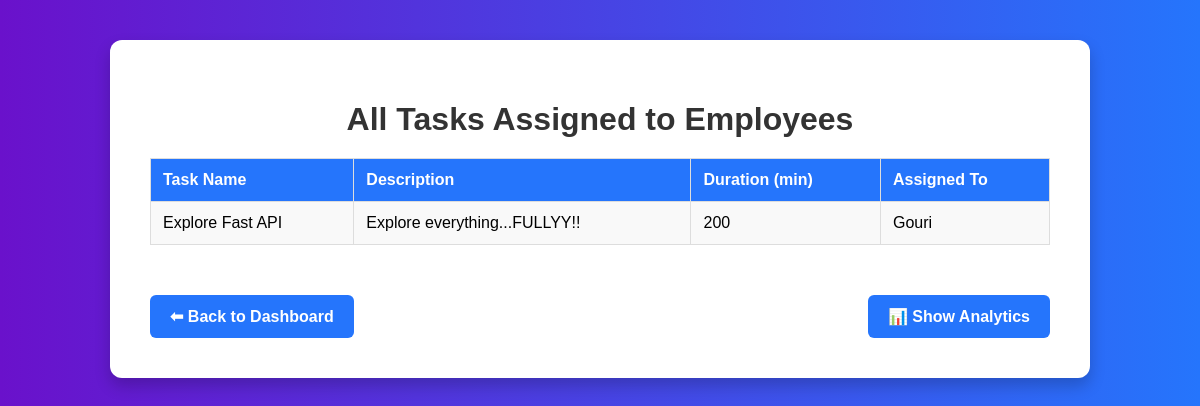
The app's page /all-tasks/ (signed in), older data.
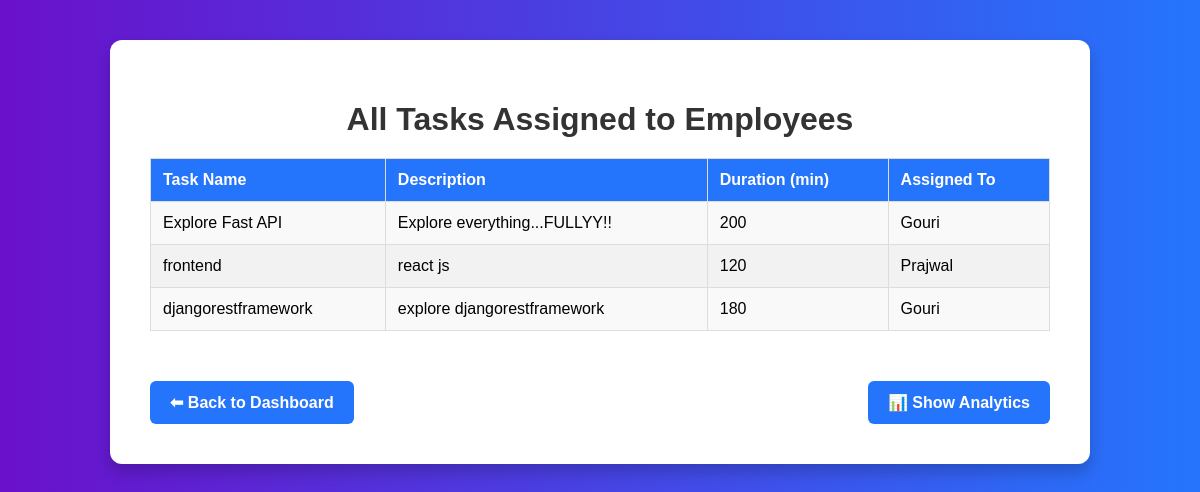
The same page, newer data.
### tasks/models.py (models this page shows, shortened)
class Task(models.Model):
    assigned_to = models.ForeignKey(User, on_delete=models.CASCADE)
    title = models.CharField(max_length=100)
    description = models.TextField()
    duration = models.IntegerField(help_text="in minutes")
    created_at = models.DateTimeField(auto_now_add=True)

### tasks/views.py (the view)
# urls.py: path('all-tasks/', views.all_tasks, name='all_tasks'),
@login_required
def all_tasks(request):
    tasks = Task.objects.all()
    return render(request, 'all_tasks.html', {'tasks': tasks})

### templates/all_tasks.html (shortened to what this page needs)
<!DOCTYPE html>
<html>
<head>
</head>
<body>
    <div class="dashboard-container">
        <h1>All Tasks Assigned to Employees</h1>
        <table>
            <thead>
                <tr>
                    <th>Task Name</th>
                    <th>Description</th>
                    <th>Duration (min)</th>
                    <th>Assigned To</th>
                </tr>
            </thead>
            <tbody>
                {% for task in tasks %}
                <tr>
                    <td>{{ task.title }}</td>
                    <td>{{ task.description }}</td>
                    <td>{{ task.duration }}</td>
                    <td>{{ task.assigned_to.username }}</td>
                </tr>
                {% empty %}
                <tr>
                    <td colspan="4" style="text-align:center;">No tasks available</td>
                </tr>
                {% endfor %}
            </tbody>
        </table>
       <div class="button-row">
    <a href="{% url 'dashboard_employee' %}" class="btn-link">⬅ Back to Dashboard</a>
    <a href="{% url 'analytics_page' %}" class="btn-link">📊 Show Analytics</a>
</div>
    </div>
</body>
</html>

### templates/all_tasks.html (style rules this page uses)
body { font-family: Arial, sans-serif; background: linear-gradient(to right, #6a11cb, #2575fc); margin: 0; padding: 40px 0; display: flex; justify-content: center; }
.dashboard-container { background-color: white; padding: 40px; border-radius: 12px; box-shadow: 0 8px 16px rgba(0, 0, 0, 0.2); width: 90%; max-width: 900px; }
h1 { text-align: center; color: #333; margin-bottom: 20px; }
table { width: 100%; border-collapse: collapse; margin-top: 20px; }
table, th, td { border: 1px solid #ddd; }
th { background-color: #2575fc; color: white; padding: 12px; text-align: left; }
td { padding: 12px; background-color: #f9f9f9; }
tr:nth-child(even) td { background-color: #f2f2f2; }
a { display: inline-block; margin-top: 20px; text-decoration: none; color: #2575fc; font-weight: bold; }
.button-row { display: flex; justify-content: space-between; margin-top: 30px; }
.btn-link { background-color: #2575fc; color: white; padding: 12px 20px; border-radius: 6px; text-decoration: none; font-weight: bold; transition: 0.3s; }

Row changes from the older to the newer data that the page shows:
added Task: title "frontend", description "react js", duration "120", assigned_to.username "Prajwal"
added Task: title "djangorestframework", description "explore djangorestframework", duration "180", assigned_to.username "Gouri"
